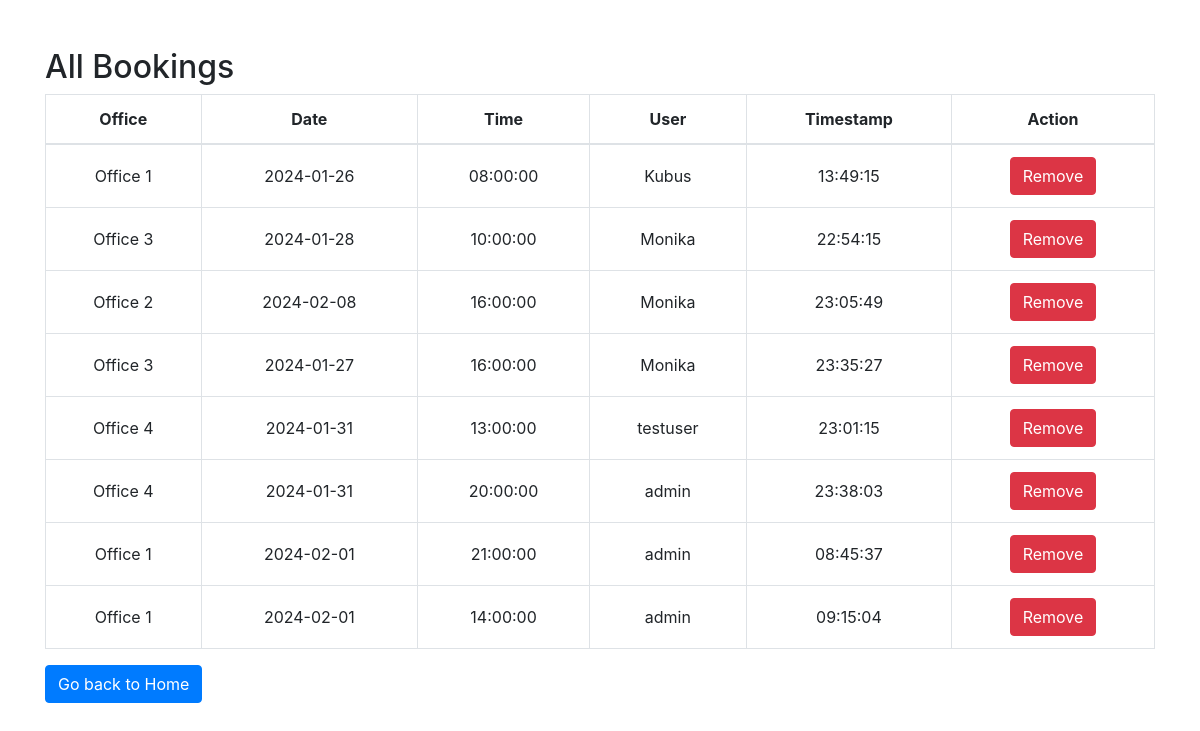
/all_bookings (signed in), run on an earlier commit of the app's database.
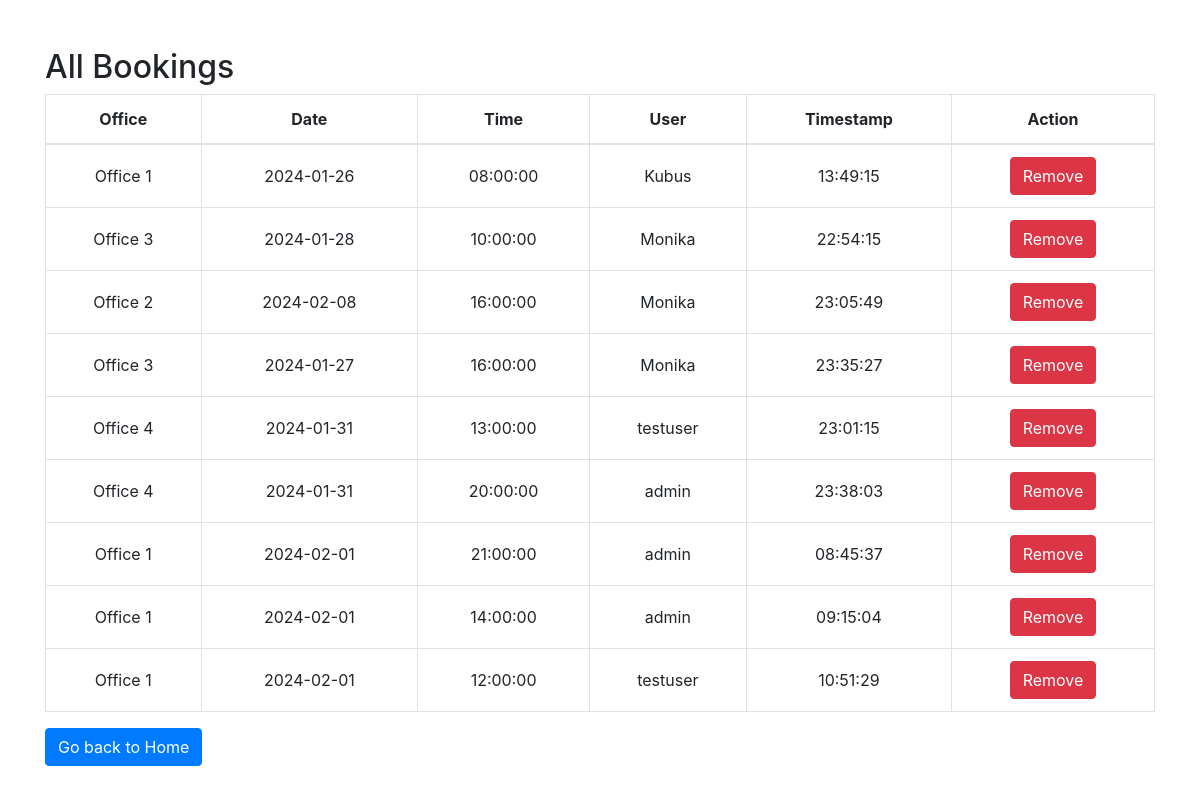
And on a later commit of the database.
### app/models.py (models this page shows, shortened)
class Booking(db.Model):
    id = db.Column(db.Integer, primary_key=True)
    office = db.Column(db.String(20), nullable=False)
    date = db.Column(db.Date, nullable=False)
    start_time = db.Column(db.Time, nullable=False)
    timestamp = db.Column(db.DateTime, nullable=False, default=datetime.utcnow)
    user_id = db.Column(db.Integer, db.ForeignKey('user.id'), nullable=False)
    @staticmethod
    def get_all_bookings():
        return Booking.query.all()

class User(db.Model, UserMixin):
    id = db.Column(db.Integer, primary_key=True)
    username = db.Column(db.String(20), unique=True, nullable=False)
    password_hash = db.Column(db.String(128), nullable=False)
    bookings = db.relationship('Booking', backref='user', lazy=True)

### app/routes.py (the view)
@app.route('/all_bookings')
@login_required
def all_bookings():
    if current_user.username != 'admin':
        abort(403)  # HTTP 403 Forbidden
    bookings = Booking.get_all_bookings()
    return render_template('all_bookings.html', bookings=bookings)

### app/models.py (called while the page is built)
@login_manager.user_loader
def load_user(user_id):
    return User.query.get(int(user_id))

### app/templates/all_bookings.html (shortened to what this page needs)
{% extends 'base.html' %}
{% block content %}
    <div class="container mt-5">
        <h2>All Bookings</h2>
        <div class="table-responsive">
            <table class="table table-bordered mx-auto text-center">
                <thead>
                    <tr>
                        <th>Office</th>
                        <th>Date</th>
                        <th>Time</th>
                        <th>User</th>
                        <th>Timestamp</th>
                        <th>Action</th>
                    </tr>
                </thead>
                <tbody>
                    {% for booking in bookings %}
                        <tr>
                            <td class="align-middle">{{ booking.office }}</td>
                            <td class="align-middle">{{ booking.date.strftime('%Y-%m-%d') }}</td>
                            <td class="align-middle">{{ booking.start_time.strftime('%H:%M:%S') }}</td>
                            <td class="align-middle">{{ booking.user.username }}</td>
                            <td class="align-middle">{{ booking.timestamp.strftime('%H:%M:%S') }}</td>
                            <td class="align-middle">
                                <form method="post" action="{{ url_for('remove_booking', booking_id=booking.id) }}">
                                    <button type="submit" class="btn btn-danger">Remove</button>
                                </form>
                            </td>
                        </tr>
                    {% endfor %}
                </tbody>
            </table>
        </div>
        <p><a class="btn btn-primary" href="{{ url_for('home') }}">Go back to Home</a></p>
    </div>
{% endblock %}

What changed in the data, as far as the page shows it:
added Booking: office "Office 1", date "2024-02-01", start_time "12:00:00", user.username "testuser", timestamp "10:51:29"
